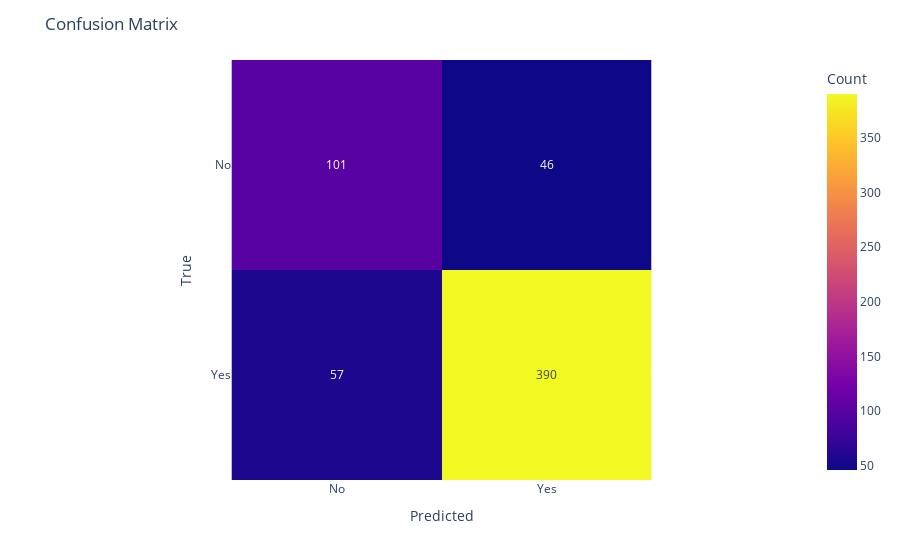

Notebook code for this chart:
### Markdown cell above
### Confusion Matrix

### Code cell
import plotly.express as px
fig = px.imshow(conf_matrix, text_auto=True,labels=dict(x="Predicted", y="True", color="Count"))
fig.update_layout(title='Confusion Matrix')
fig.update_xaxes(title_text='Predicted', tickvals = [0, 1], ticktext = ['No', 'Yes'])
fig.update_yaxes(title_text='True', tickvals = [0, 1], ticktext = ['No', 'Yes'])
fig.show()

### Figure 1 — Plotly figure (JSON) as saved in the notebook; plotly's stock layout.template omitted (floating-point values rounded to 4 significant figures)
{"data": [{"coloraxis": "coloraxis", "hovertemplate": "Predicted: %{x}<br>True: %{y}<br>Count: %{z}<extra></extra>", "name": "0", "texttemplate": "%{z}", "type": "heatmap", "xaxis": "x", "yaxis": "y", "z": [[101, 46], [57, 390]]}], "layout": {"coloraxis": {"colorbar": {"title": {"text": "Count"}}, "colorscale": [[0, "#0d0887"], [0.1111, "#46039f"], [0.2222, "#7201a8"], [0.3333, "#9c179e"], [0.4444, "#bd3786"], [0.5556, "#d8576b"], [0.6667, "#ed7953"], [0.7778, "#fb9f3a"], [0.8889, "#fdca26"], [1, "#f0f921"]]}, "margin": {"t": 60}, "title": {"text": "Confusion Matrix"}, "xaxis": {"anchor": "y", "constrain": "domain", "domain": [0, 1], "scaleanchor": "y", "ticktext": ["No", "Yes"], "tickvals": [0, 1], "title": {"text": "Predicted"}}, "yaxis": {"anchor": "x", "autorange": "reversed", "constrain": "domain", "domain": [0, 1], "ticktext": ["No", "Yes"], "tickvals": [0, 1], "title": {"text": "True"}}}}
